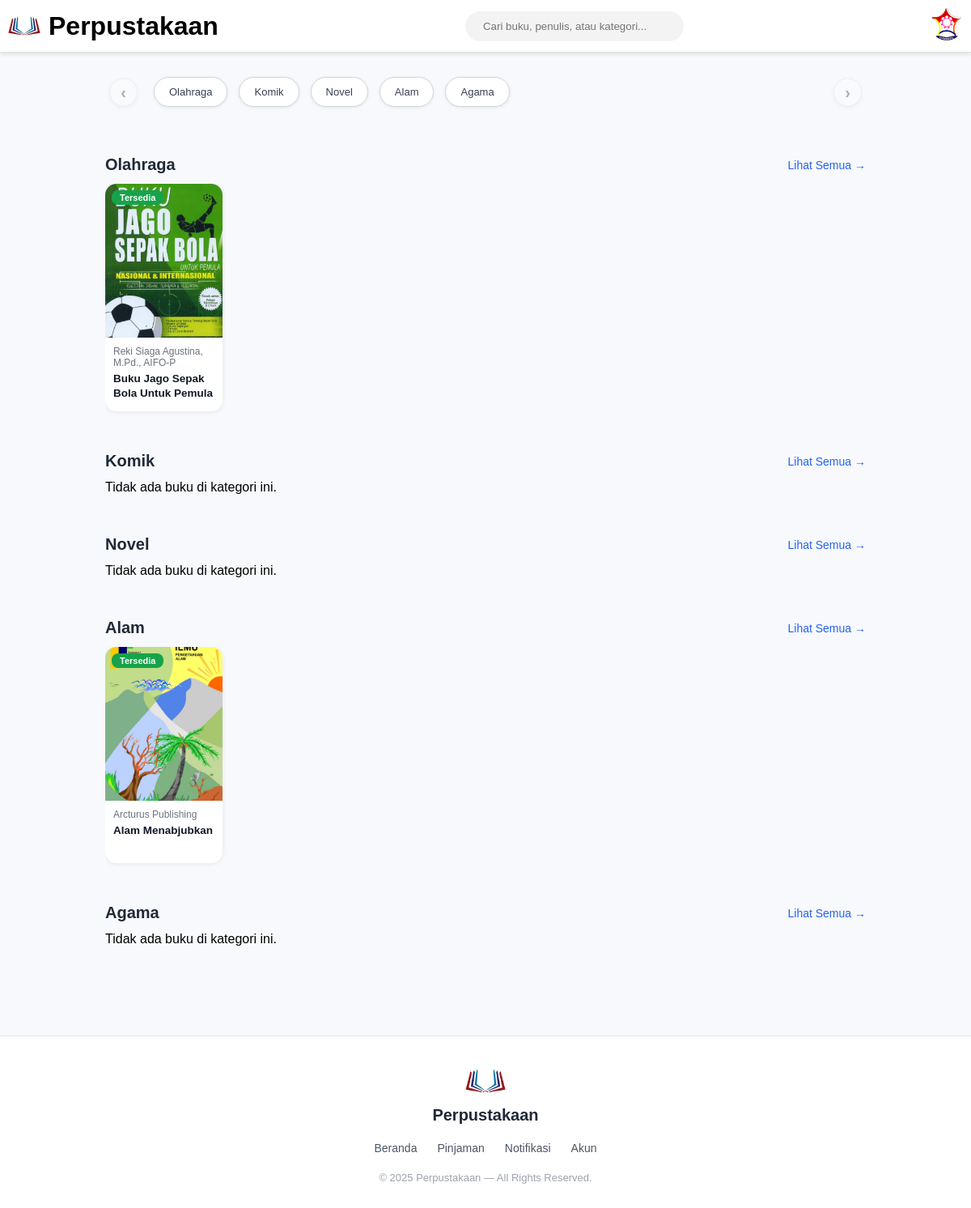
The page /public/dashboard_user.php (signed in) on the database its author committed.
### tables this page shows
CREATE TABLE `categories` (
  `id` int(11) NOT NULL,
  `name` varchar(100) NOT NULL
);

CREATE TABLE `books` (
  `id` int(11) NOT NULL,
  `cover` varchar(255) NOT NULL,
  `title` varchar(255) DEFAULT NULL,
  `author` varchar(100) DEFAULT NULL,
  `publisher` varchar(100) DEFAULT NULL,
  `category` varchar(100) DEFAULT NULL,
  `publish_date` date NOT NULL,
  `description` text DEFAULT NULL,
  `stock` int(11) NOT NULL DEFAULT 1,
  `created_at` timestamp NOT NULL DEFAULT current_timestamp(),
  `category_id` int(11) DEFAULT NULL,
  `status` enum('Tersedia','Dipinjam','Tidak Tersedia') DEFAULT 'Tersedia'
);

### controllers/CategoriesController.php (called while the page is built, shortened)
<?php
require_once __DIR__ . '/../config/database.php';
class CategoriesController {
    public static function getAllCategories() {
        global $conn;
        $query = "SELECT * FROM categories ORDER BY id DESC";
        return $conn->query($query);
        $result = $conn->query("SELECT * FROM categories ORDER BY name ASC");
        return $result->fetch_all(MYSQLI_ASSOC);
    }
}

### controllers/BookController.php (called while the page is built, shortened)
<?php
require_once __DIR__ . '/../config/database.php';
class BookController {
    public static function getBooksByCategory($category_id) {
        global $conn;
        $stmt = $conn->prepare("SELECT * FROM books WHERE category_id = ? ORDER BY id DESC");
        $stmt->bind_param("i", $category_id);
        $stmt->execute();
        return $stmt->get_result()->fetch_all(MYSQLI_ASSOC);
    }
}

### view/user/dashboard.php (the view, shortened to what this page needs)
<?php
require_once __DIR__ . '/../../config/database.php';
require_once __DIR__ . '/../../controllers/BookController.php';
require_once __DIR__ . '/../../controllers/CategoriesController.php';
$categories = CategoriesController::getAllCategories();
$booksByCategory = [];
foreach ($categories as $category) {
    $booksByCategory[$category['id']] = BookController::getBooksByCategory($category['id'], 7, 0);
}
?>
<!DOCTYPE html>
<html lang="id">
<head>
    <link rel="stylesheet" href="assets/css/user/users_dashboard.css">
    <link rel="stylesheet" href="assets/css/global.css">
</head>
<body>
<?php include __DIR__ . '/../templates/header.php'; ?>
<section class="quick-category">
    <div class="category-wrapper">
        <button class="scroll-btn scroll-left hidden" id="scrollLeft">‹</button>
        <div class="category-scroll" id="categoryScroll">
            <?php foreach ($categories as $category): ?>
                <a href="/reca/perpustakaan/public/dashboard_user.php?page=category_detail&id=<?= $category['id']; ?>"
                   class="category-pill">
                    <?= htmlspecialchars($category['name']); ?>
                </a>
            <?php endforeach; ?>
        </div>
        <button class="scroll-btn scroll-right" id="scrollRight">›</button>
    </div>
</section>
<div class="page-inner">
  <main class="main-content">
    <?php foreach ($categories as $category): ?>
        <section class="category-section">
            <div class="category-header">
                <h3><?= htmlspecialchars($category['name']); ?></h3>
                <a href="/reca/perpustakaan/public/dashboard_user.php?page=category_detail&id=<?= $category['id']; ?>" class="see-more">
                    Lihat Semua →
                </a>
            </div>
            <div class="book-row">
                <?php
                $books = $booksByCategory[$category['id']];
                if (empty($books)): ?>
                    <p class="no-books">Tidak ada buku di kategori ini.</p>
                <?php else:
                    foreach (array_slice($books, 0, 7) as $book): ?>
                    <a href="/reca/perpustakaan/public/dashboard_user.php?page=book_detail&id=<?= $book['id']; ?>" class="book-link">
                        <div class="book-card">
                            <div class="book-image">
                                <img src="../uploads/covers/<?= htmlspecialchars($book['cover'] ?: 'no_cover.png'); ?>" alt="Cover Buku">
                                <?php if ($book['status'] === 'Dipinjam'): ?>
                                    <span class="status-badge borrowed">Dipinjam</span>
                                <?php elseif ($book['status'] === 'Tersedia'): ?>
                                    <span class="status-badge available">Tersedia</span>
                                <?php elseif ($book['status'] === 'Tidak Tersedia'): ?>
                                    <span class="status-badge unavailable">Tidak Tersedia</span>
                                <?php endif; ?>
                            </div>
                            <div class="book-info">
                                <p class="book-author"><?= htmlspecialchars($book['author']); ?></p>
                                <h4 class="book-title"><?= htmlspecialchars($book['title']); ?></h4>
                            </div>
                        </div>
                    </a>
                <?php endforeach; endif; ?>
            </div>
        </section>
    <?php endforeach; ?>
</main>
</div>
<footer class="footer">
    <div class="footer-content">
        <div class="footer-logo">
            <img src="/reca/perpustakaan/uploads/logo/logo.jpg" alt="Logo">
            <h2>Perpustakaan</h2>
        </div>
        <ul class="footer-links">
            <li><a href="/reca/perpustakaan/public/dashboard_user.php">Beranda</a></li>
            <li><a href="/reca/perpustakaan/public/dashboard_user.php?page=borrowed">Pinjaman</a></li>
            <li><a href="/reca/perpustakaan/public/dashboard_user.php?page=notification">Notifikasi</a></li>
            <li><a href="/reca/perpustakaan/public/dashboard_user.php?page=setting">Akun</a></li>
        </ul>
        <p class="footer-copy">
            © <?= date("Y"); ?> Perpustakaan  — All Rights Reserved.
        </p>
    </div>
</footer>
</body>
</html>

### public/assets/css/user/users_dashboard.css (style rules this page uses)
body { background: #fafafa; font-family: 'Inter', sans-serif; }
.category-section { padding: 20px 40px; }
.category-header { display: flex; justify-content: space-between; align-items: center; margin-bottom: 12px; }
.category-header h3 { font-size: 20px; font-weight: 600; color: #1f2937; }
.see-more { color: #2563eb; font-size: 14px; text-decoration: none; font-weight: 500; transition: 0.2s; }
.book-row { display: flex; gap: 16px; overflow-x: auto; padding-bottom: 10px; scroll-snap-type: x mandatory; }
.book-card { width: 145px; background: white; border-radius: 14px; box-shadow: 0 1px 6px rgba(0,0,0,0.08); overflow: hidden; flex-shrink: 0; cursor: pointer; transition: 0.25s ease; scroll-snap-align: start; padding-bottom: 10px; }
.book-image { width: 100%; height: 190px; position: relative; background: #f3f4f6; }
.book-image img { width: 100%; height: 100%; object-fit: cover; }
.status-badge { position: absolute; top: 8px; left: 8px; padding: 3px 10px; border-radius: 8px; font-size: 11px; color: white; font-weight: 600; }
.status-badge.available { background: #16a34a; }
.book-info { padding: 10px 10px 0; }
.book-title { font-size: 13.5px; font-weight: 600; color: #111827; line-height: 1.3; margin-bottom: 3px; height: 36px; overflow: hidden; }
.book-author { font-size: 12px; color: #6b7280; margin-bottom: 4px; }
.book-link { text-decoration: none; color: inherit; display: block; }
.footer { background: #ffffff; border-top: 1px solid #e5e7eb; padding: 30px 20px; text-align: center; margin-top: 40px; }
.footer-content { max-width: 900px; margin: auto; }
.footer-logo { display: flex; flex-direction: column; align-items: center; gap: 6px; }
.footer-logo img { width: 50px; height: 50px; border-radius: 12px; }
.footer-logo h2 { font-size: 20px; font-weight: 600; color: #1f2937; }
.footer-links { list-style: none; padding: 0; margin: 20px 0; display: flex; justify-content: center; gap: 25px; }
.footer-links li a { text-decoration: none; color: #4b5563; font-size: 14px; transition: 0.2s; }
.footer-copy { color: #9ca3af; font-size: 13px; margin-top: 10px; }
.quick-category { margin: 20px auto; width: 90%; max-width: 1100px; position: relative; display: flex; justify-content: center; }
.category-wrapper { position: relative; width: 100%; max-width: 900px; margin: 0 auto; display: flex; align-items: center; }
.category-scroll { display: flex; gap: 14px; overflow-x: auto; scroll-behavior: smooth; padding: 10px 40px; scrollbar-width: none; }
.category-pill { padding: 10px 18px; border: 1px solid #d1d5db; border-radius: 50px; background: white; font-size: 13px; color: #374151; display: flex; align-items: center; white-space: nowrap; text-decoration: none; transition: 0.2s; box-shadow: 0 1px 4px rgba(0,0,0,0.08); }
.scroll-btn { position: absolute; top: 50%; transform: translateY(-50%); background: white; border: 1px solid #d1d5db; box-shadow: 0 2px 6px rgba(0,0,0,0.15); width: 35px; height: 35px; border-radius: 50%; cursor: pointer; font-size: 20px; font-weight: bold; z-index: 20; opacity: 1; transition: 0.2s ease; }
.scroll-left { left: -15px; }
.scroll-right { right: -15px; }
.scroll-btn.disabled { opacity: 0.3; cursor: default; pointer-events: none; }
.main-content { max-width: 1100px; margin: 0 auto; padding: 10px 20px 40px; }
.page-inner { width: 100%; max-width: 1100px; margin: 0 auto; padding: 0 20px; }

### public/assets/css/global.css (style rules this page uses)
* { margin: 0; padding: 0; box-sizing: border-box; }
html, body { width: 100%; height: 100%; margin: 0; padding: 0; font-family: 'Poppins', sans-serif; background-color: #f7f9fc; }
button { cursor: pointer; }

### rows shown on the page
categories: name "Olahraga"
categories: name "Komik", shows "Tidak ada buku di kategori ini."
categories: name "Novel", shows "Tidak ada buku di kategori ini."
categories: name "Alam"
categories: name "Agama", shows "Tidak ada buku di kategori ini."
books: cover (picture), status "Tersedia", author "Reki Siaga Agustina, M.Pd., AIFO-P", title "Buku Jago Sepak Bola Untuk Pemula"
books: cover (picture), status "Tersedia", author "Arcturus Publishing", title "Alam Menabjubkan"
